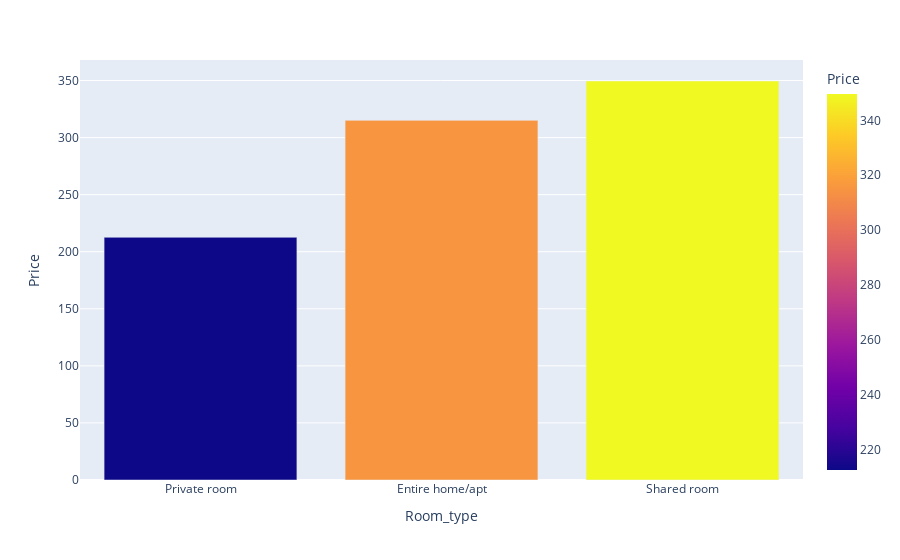

Source (notebook cell):
### Markdown cell above
# Observation:

Based on the review scores on the Room types we can Rank them as
1. Entire Room/Apt - 93.85
2. Private Room - 93.28
3. Shared Room - 92.57

### Code cell
Price_data = df.groupby('Room_type',as_index=False)['Price'].mean().sort_values(by='Price')
fig = px.bar(data_frame=Price_data ,x='Room_type', y='Price', color='Price')
fig.show()

### Figure 1 — Plotly figure (JSON) as saved in the notebook; plotly's stock layout.template omitted (floating-point values rounded to 4 significant figures)
{"data": [{"alignmentgroup": "True", "hovertemplate": "Room_type=%{x}<br>Price=%{marker.color}<extra></extra>", "legendgroup": "", "marker": {"color": [212.6, 315.1, 349.6], "coloraxis": "coloraxis", "pattern": {"shape": ""}}, "name": "", "offsetgroup": "", "orientation": "v", "showlegend": false, "textposition": "auto", "type": "bar", "x": ["Private room", "Entire home/apt", "Shared room"], "xaxis": "x", "y": [212.6, 315.1, 349.6], "yaxis": "y"}], "layout": {"barmode": "relative", "coloraxis": {"colorbar": {"title": {"text": "Price"}}, "colorscale": [[0, "#0d0887"], [0.1111, "#46039f"], [0.2222, "#7201a8"], [0.3333, "#9c179e"], [0.4444, "#bd3786"], [0.5556, "#d8576b"], [0.6667, "#ed7953"], [0.7778, "#fb9f3a"], [0.8889, "#fdca26"], [1, "#f0f921"]]}, "legend": {"tracegroupgap": 0}, "margin": {"t": 60}, "xaxis": {"anchor": "y", "domain": [0, 1], "title": {"text": "Room_type"}}, "yaxis": {"anchor": "x", "domain": [0, 1], "title": {"text": "Price"}}}}
